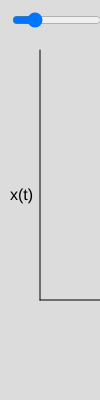
Frame 1 (no input)
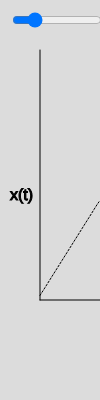
Frame 60 (no input)
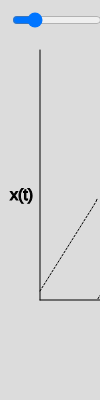
Frame 120 (the mouse pressed at the canvas centre since frame 60)

The p5.js sketch that drew these frames (run headless with seeded random() and noise() and a simulated clock; from frame 60 on, the mouse is pressed at the canvas centre):

// p5.js sketch
// ── sketch.js
var xts = []
var t = 0
var del_t = 0.1
var slider
var width = innerWidth
function setup() {
    createCanvas(width, 400);
    frameRate(100)
    fill(0)
    textSize(16)
    slider = createSlider(1, 5000, 1000)
    slider.position(10, 10)
    slider.style('width', `${width-10}px`)
}

function draw() {
    background(220);
    t += del_t
    let xt = 0
    for (let n = 1; n < slider.value(); n++) {
        xt += (1 / (n * 3.14)) * sin(n * t)
    }
    xt = (1 / 2) - xt
    xts.unshift(xt)
    line(40, 50, 40, 300)
    line(40, 300, 450, 300)
    text('t', 250, 320)
    text('x(t)', 10, 200)
    text(slider.value(), 350, 50)
    beginShape(LINES)
    for (let i = 0; i < xts.length; i++) {
        vertex(i + 40, 100 * xts[i] + 200)
    }
    endShape()
    if (xts.length > 400)
        xts.pop()
}
